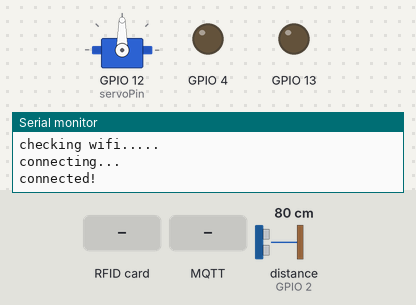
The sketch below on a simulated ESP32. Shown: servo, output pins drawn as LEDs (lit = HIGH), the last lines printed to the serial monitor. The test bench sets the inputs (shaded band); at power-on: distance to the obstacle (sensor on GPIO 2) 80 cm. The echo pulse lasts 58.3 µs per cm; WiFi joins after 1.5 s; servers stay silent unless stated; no MQTT or app messages arrive unless stated.

Above: at 3.3 s.
3.4 s: RFID card 7A AE C1 16 held to the reader
At 4.0 s:
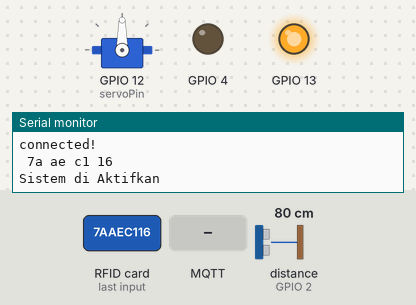
4.9 s: MQTT message "kunci" arrives on the first subscribed topic
At 5.7 s:
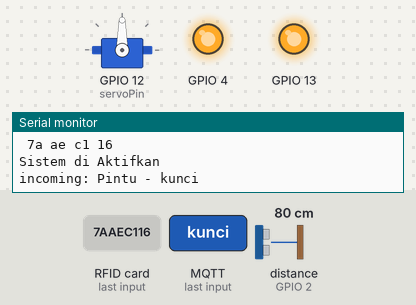
6.4 s: MQTT message "buka" arrives on the second subscribed topic
9.4 s: MQTT message "buka" arrives on the first subscribed topic
At 12.0 s:
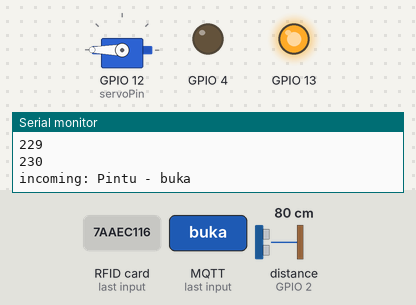
12.4 s: MQTT message "tutup" arrives on the second subscribed topic
At 13.89 s:
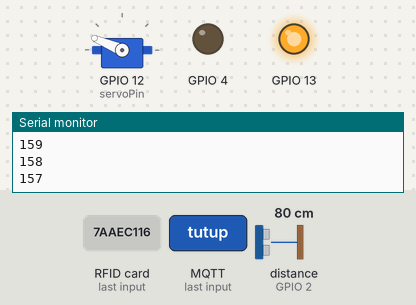
15.4 s: RFID card 7A AE C1 16 held to the reader
At 18.2 s:
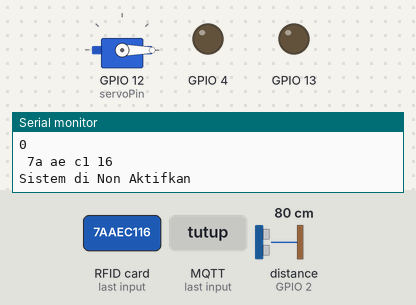
Timing chart, 0 to 19.4 s (numbered marks = the images above; inputs shaded):
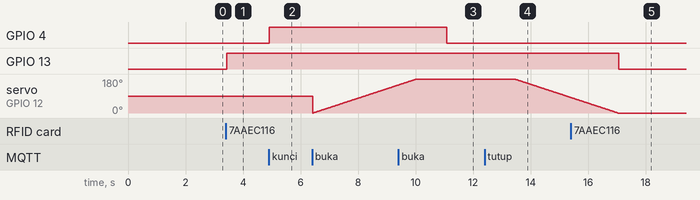

Measured:
- after the input at 3.4 s, GPIO 13: LOW → HIGH at once
- after the input at 4.9 s, GPIO 4: LOW → HIGH at once
- after the input at 9.4 s, GPIO 4: HIGH → LOW after 1.7 s
- after the input at 12.4 s, servo on GPIO 12 (servoPin): moves from 180° to 82° over 1.9 s, starting after 1.0 s
- after the input at 15.4 s, GPIO 13: HIGH → LOW after 1.7 s

The sketch:

SmartHome.ino
```cpp
#include <WiFi.h>
#include <MQTT.h>
#include <SPI.h>
#include <MFRC522.h>
#include <Servo.h>
#include <HCSR04.h>

#define RST_PIN         22          // Configurable, see typical pin layout above
#define SS_PIN          21         // Configurable, see typical pin layout above

const char ssid[] = "71170230";
const char pass[] = "12345678";
static const int servoPin = 12;


String pesan = "";
bool cekSystem = false;
int newDistance;
int oldDistance;
int count = 0;
bool cekSensorTongSampah = false;
bool cekSystemServo = true;

WiFiClient net;
MQTTClient client;
Servo servo1;

UltraSonicDistanceSensor distanceSensor(15, 2); //initialisation class HCSR04 (trig pin , echo pin)
MFRC522 mfrc522(SS_PIN, RST_PIN);  // Create MFRC522 instance

unsigned long lastMillis = 0;

void connect() {
  Serial.print("checking wifi...");
  while (WiFi.status() != WL_CONNECTED) {
    Serial.print(".");
    delay(1000);
  }

  Serial.print("\nconnecting...");
  while (!client.connect("ESP32", "key(Username)", "key(Password)")) {
    Serial.print(".");
    delay(1000);
  }

  Serial.println("\nconnected!");

  client.subscribe("Pintu");
  client.subscribe("Servo");
  client.subscribe("SensorTongSampah");
}

void messageReceived(String &topic, String &payload) {
  Serial.println("incoming: " + topic + " - " + payload);

  if (cekSystem)
  {
    if (topic == "Pintu") {
      if (payload == "kunci") {
        digitalWrite(4, HIGH);
        pesan = "Terkunci";
      } else if (payload == "buka") {
        digitalWrite(4, LOW);
        pesan = "Terbuka";
      }
    }

    if (topic == "Servo") {
      if (cekSystemServo) {
        if (payload == "buka") {
          for (int posDegrees = 0; posDegrees <= 230; posDegrees++) {
            servo1.write(posDegrees);
            Serial.println(posDegrees);
            delay(20);
          }
        } else if (payload == "tutup") {
          for (int posDegrees = 230; posDegrees >= 0; posDegrees--) {
            servo1.write(posDegrees);
            Serial.println(posDegrees);
            delay(20);
          }
        }
      }
    }

    if (topic == "SensorTongSampah") {
      if (payload == "aktif") {
        cekSensorTongSampah = true;
        cekSystemServo = false;
        pesan = "Sensor Aktif";
      } else {
        cekSensorTongSampah = false;
        cekSystemServo = true;
        pesan = "Sensor Tidak Aktif";
      }
    }

    client.publish("info", pesan);
  }

}

void setup() {
  Serial.begin(115200);
  WiFi.begin(ssid, pass);
  pinMode(13, OUTPUT);
  pinMode(4, OUTPUT);
  SPI.begin();      // Init SPI bus
  mfrc522.PCD_Init();
  servo1.attach(servoPin);
  oldDistance = distanceSensor.measureDistanceCm();

  // Note: Local domain names (e.g. "Computer.local" on OSX) are not supported
  // by Arduino. You need to set the IP address directly.
  client.begin("broker.shiftr.io", net);
  client.onMessage(messageReceived);
  connect();


  while (!Serial);    // Do nothing if no serial port is opened (added for Arduinos based on ATMEGA32U4)

}

void loop() {

  client.loop();
  delay(10);  // <- fixes some issues with WiFi stability

  if (!client.connected()) {
    connect();
  }

  if (cekSensorTongSampah) {
    newDistance = distanceSensor.measureDistanceCm();
    if (newDistance != oldDistance) {
      oldDistance = newDistance;
    }
    Serial.print("nilai jarak: ");
    Serial.println(oldDistance);
    delay(100);

    if (oldDistance <= 10 && oldDistance > -1 ) {
      if (count == 1) {
        for (int posDegrees = 0; posDegrees <= 230; posDegrees++) {
          servo1.write(posDegrees);
          Serial.println(posDegrees);
          delay(20);
        }
        delay(5000);
        for (int posDegrees = 230; posDegrees >= 0; posDegrees--) {
          servo1.write(posDegrees);
          Serial.println(posDegrees);
          delay(20);
        }
        count = 0;
      }
    } else {
      count = 1;

    }

  }

  // Reset the loop if no new card present on the sensor/reader. This saves the entire process when idle.
  if ( ! mfrc522.PICC_IsNewCardPresent()) {
    return;
  }

  // Select one of the cards
  if ( ! mfrc522.PICC_ReadCardSerial()) {
    return;
  }
  String UID = "";

  for (byte i = 0; i < mfrc522.uid.size; i++) {
    String satu =  mfrc522.uid.uidByte[i] < 0x10 ? " 0" : " ";
    String dua = String ( mfrc522.uid.uidByte[i], HEX);
    String tampung = satu + dua;
    UID = UID + tampung;
  }


  Serial.println(UID);

  if (UID == " 7a ae c1 16") {
    if (cekSystem) {
      Serial.println("Sistem di Non Aktifkan");
      cekSystem = false;
      cekSensorTongSampah = false;
      digitalWrite(13, LOW);
    } else {
      Serial.println("Sistem di Aktifkan");
      cekSystem = true;
      digitalWrite(13, HIGH);
    }
  } else {
    Serial.println("Kartu tidak terdaftar");
  }
  mfrc522.PICC_HaltA();
  mfrc522.PCD_StopCrypto1();

}
```
